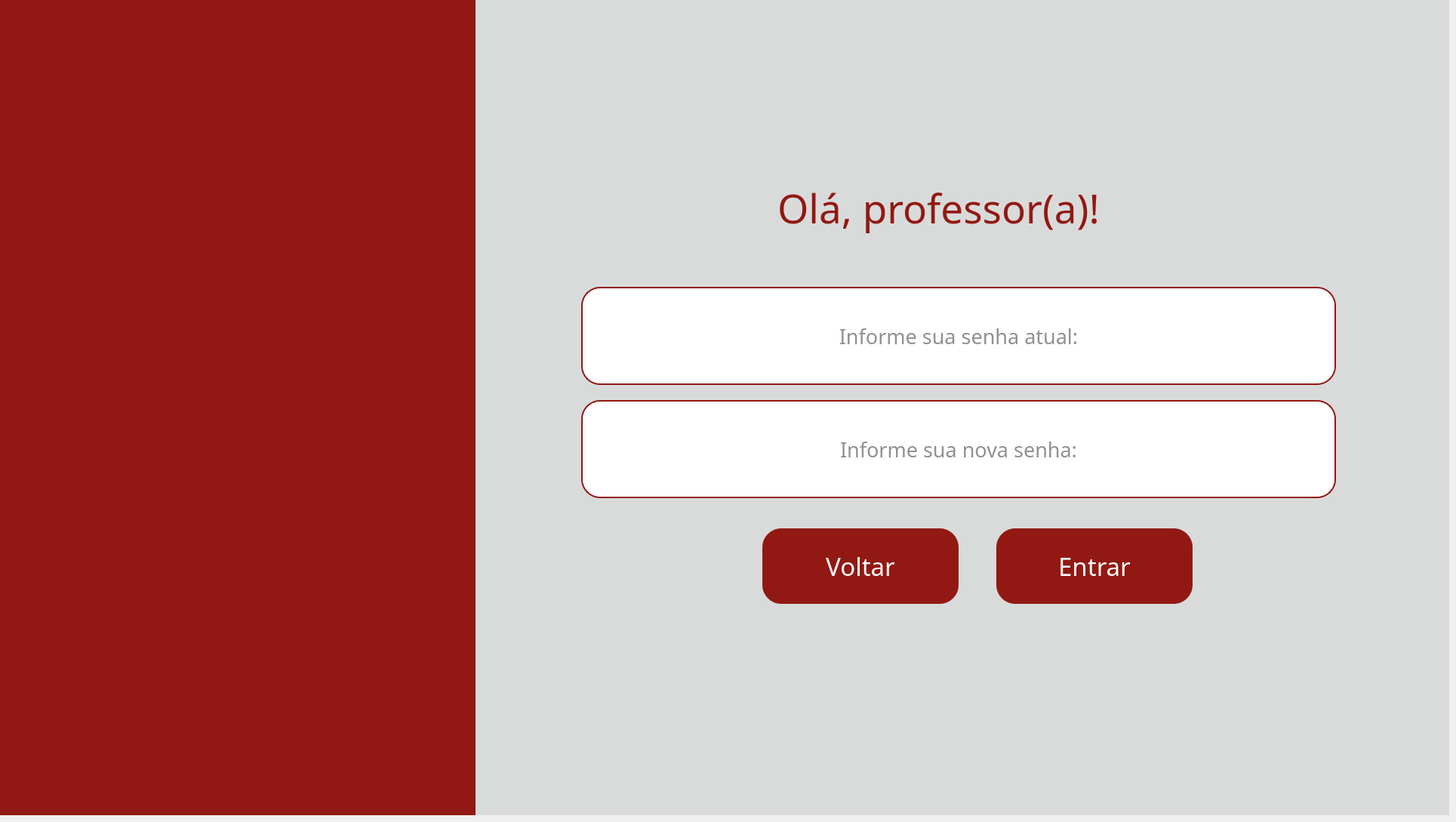
    <widget class="QWidget" name="pg_trocasenha_prof">
     <widget class="QWidget" name="fundo_loginaluno_3" native="true">
      <property name="geometry">
       <rect>
        <x>0</x>
        <y>0</y>
        <width>1920</width>
        <height>1080</height>
       </rect>
      </property>
      <property name="styleSheet">
       <string notr="true">background-color: #d9dbdb</string>
      </property>
      <widget class="QWidget" name="barra_loginaluno_3" native="true">
       <property name="geometry">
        <rect>
         <x>0</x>
         <y>0</y>
         <width>630</width>
         <height>1080</height>
        </rect>
       </property>
       <property name="styleSheet">
        <string notr="true">background-color: #921913;</string>
       </property>
       <widget class="QLabel" name="img_fundo_loginaluno_3">
        <property name="geometry">
         <rect>
          <x>-60</x>
          <y>-60</y>
          <width>731</width>
          <height>1200</height>
         </rect>
        </property>
        <property name="text">
         <string/>
        </property>
        <property name="pixmap">
         <pixmap>../images/fundoetec.png</pixmap>
        </property>
        <property name="scaledContents">
         <bool>true</bool>
        </property>
       </widget>
      </widget>
      <widget class="QLabel" name="lbl_titulo_loginaluno_3">
       <property name="geometry">
        <rect>
         <x>1030</x>
         <y>240</y>
         <width>451</width>
         <height>71</height>
        </rect>
       </property>
       <property name="font">
        <font>
         <family>Arbutus Slab</family>
         <pointsize>40</pointsize>
        </font>
       </property>
       <property name="styleSheet">
        <string notr="true">color: #921913;</string>
       </property>
       <property name="text">
        <string>Olá, professor(a)!</string>
       </property>
      </widget>
      <widget class="QPushButton" name="btn_voltarperfil2_3">
       <property name="geometry">
        <rect>
         <x>1010</x>
         <y>700</y>
         <width>260</width>
         <height>100</height>
        </rect>
       </property>
       <property name="font">
        <font>
         <family>Arbutus Slab</family>
         <pointsize>25</pointsize>
        </font>
       </property>
       <property name="styleSheet">
        <string notr="true">QPushButton{
    background-color: #921913;
    border: none;
    border-radius: 25px;
    color: white;
}

QPushButton:hover{
    background-color: #7a1410;
}

QPushButton:pressed{
    background-color: #5a0f0c;
}</string>
       </property>
       <property name="text">
        <string>Voltar</string>
       </property>
      </widget>
      <widget class="QLineEdit" name="input_loginaluno_3">
       <property name="geometry">
        <rect>
         <x>770</x>
         <y>380</y>
         <width>1000</width>
         <height>130</height>
        </rect>
       </property>
       <property name="font">
        <font>
         <family>Arbutus Slab</family>
         <pointsize>20</pointsize>
        </font>
       </property>
       <property name="styleSheet">
        <string notr="true">background-color: white;
border: 2px solid #921913;
border-radius: 25px;
color: #222222;
padding: 0 18px</string>
       </property>
       <property name="echoMode">
        <enum>QLineEdit::EchoMode::Password</enum>
       </property>
       <property name="alignment">
        <set>Qt::AlignmentFlag::AlignCenter</set>
       </property>
       <property name="placeholderText">
        <string>Informe sua senha atual:</string>
       </property>
      </widget>
      <widget class="QLineEdit" name="input_senhaaluno_3">
       <property name="geometry">
        <rect>
         <x>770</x>
         <y>530</y>
         <width>1000</width>
         <height>130</height>
        </rect>
       </property>
       <property name="font">
        <font>
         <family>Arbutus Slab</family>
         <pointsize>20</pointsize>
        </font>
       </property>
       <property name="styleSheet">
        <string notr="true">background-color: white;
border: 2px solid #921913;
border-radius: 25px;
color: #222222;
padding: 0 18px</string>
       </property>
       <property name="echoMode">
        <enum>QLineEdit::EchoMode::Password</enum>
       </property>
       <property name="alignment">
        <set>Qt::AlignmentFlag::AlignCenter</set>
       </property>
       <property name="placeholderText">
        <string>Informe sua nova senha:</string>
       </property>
      </widget>
      <widget class="QPushButton" name="btn_entraraluno_3">
       <property name="geometry">
        <rect>
         <x>1320</x>
         <y>700</y>
         <width>260</width>
         <height>100</height>
        </rect>
       </property>
       <property name="font">
        <font>
         <family>Arbutus Slab</family>
         <pointsize>25</pointsize>
        </font>
       </property>
       <property name="styleSheet">
        <string notr="true">QPushButton{
    background-color: #921913;
    border: none;
    border-radius: 25px;
    color: white;
}

QPushButton:hover{
    background-color: #7a1410;
}

QPushButton:pressed{
    background-color: #5a0f0c;
}</string>
       </property>
       <property name="text">
        <string>Entrar</string>
       </property>
      </widget>
      <widget class="QLabel" name="lbl_logo_cps_loginaluno_3">
       <property name="geometry">
        <rect>
         <x>1550</x>
         <y>940</y>
         <width>111</width>
         <height>71</height>
        </rect>
       </property>
       <property name="text">
        <string/>
       </property>
       <property name="pixmap">
        <pixmap>../images/logocps.png</pixmap>
       </property>
       <property name="scaledContents">
        <bool>true</bool>
       </property>
      </widget>
      <widget class="QLabel" name="lbl_logo_etec_loginaluno_3">
       <property name="geometry">
        <rect>
         <x>1690</x>
         <y>950</y>
         <width>151</width>
         <height>91</height>
        </rect>
       </property>
       <property name="text">
        <string/>
       </property>
       <property name="pixmap">
        <pixmap>../images/logoetec.png</pixmap>
       </property>
       <property name="scaledContents">
        <bool>true</bool>
       </property>
      </widget>
     </widget>
    </widget>
